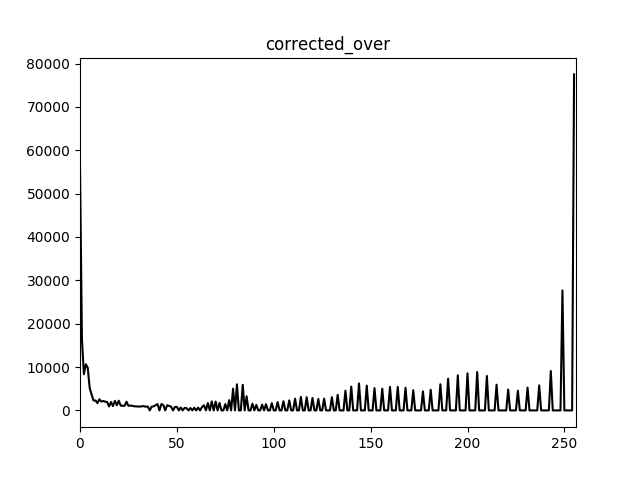
#> input picture image_processing/qc_381/hw2/q1/corrected_over.png, 640 x 480 px, given in place of pic.jpg, which was not available
$ python q4.py
#> lines starting #> are read from the running program, lines starting #| are printed output that depends on the picture; pictures that were not available may be replaced by others from this repository, and a replacement may not be noted
import numpy as np
import cv2
import matplotlib.pyplot as plt
import math


#<input>  box_size: the length of one side of kernel box
#<output> a box kernel according to the box size indicated
def produce_box_kernel(box_size):
    return np.float32([[1 / (box_size * box_size)] * box_size] * box_size);

#<input> img:  gray scale image
#<output>:     normalize gray scale image(0 <= pixel <= 1)
def normalize(img):
    (rows, cols) = (len(img), len(img[0]))
    flat_img     = np.ravel(img)
    (low, high) = (min(flat_img),max(flat_img))
    ret_img = np.zeros((rows,cols),'float32')
    for i in range(rows):
        for j in range(cols):
                ret_img[i,j] = (img[i,j] - low) / (high - low)
                assert ret_img[i,j] >= 0 and ret_img[i,j] <= 1
    return ret_img

#<input> theta: standard deviation for kernel
#<input> K: coefficient for gaussian kernel
def produce_gaussian_kernel(theta, K):
    #gain odd size
    size       = int((6 * theta) // 2) * 2 + 1
    ret_kernel = np.zeros((size,size),'float32')
    for i in range(size):
        for j in range(size):
            (s, t) = (i - size // 2, j - size // 2)
            ret_kernel[i,j] = K * math.exp(-(pow(s,2) + pow(t,2)) / (2 * pow(theta,2)))
    return ret_kernel

def question1():
    img  = cv2.cvtColor(cv2.imread('./orig_images/pic.jpg'), cv2.COLOR_BGR2GRAY)
#> img: shape (480, 640); min 0, max 255, mean 247
    cv2.imwrite("./question1/orig_img.jpg", img);

    #apply box kernel
    box_size     = len(img) // 20
#> box_size = 24
    box_filter   = produce_box_kernel(box_size)
#> in produce_box_kernel, `return np.float32([[1 / (box_size * box_size)] * box_size] * box_size);`: returned value: shape (24, 24) float32; every value is 0.00174
    box          = cv2.filter2D(img, -1, box_filter)
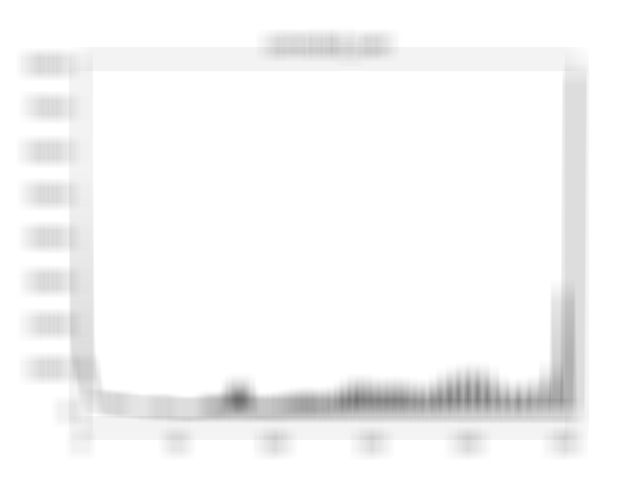
#> box: shape (480, 640); min 108, max 255, mean 247
    cv2.imwrite("./question1/box_filtered_img.jpg", box);

    #apply gaussian kernel
    gaussian_filter   = produce_gaussian_kernel(5, 0.005)
    gaussian_over     = cv2.filter2D(img, -1, gaussian_filter)
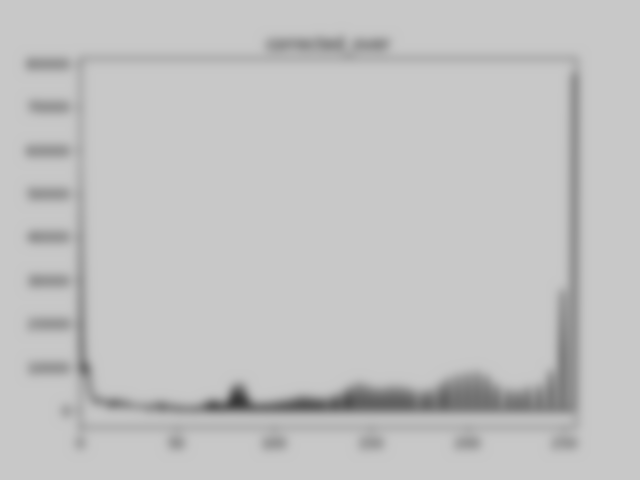
#> gaussian_over: shape (480, 640); min 57, max 200, mean 193.6
    cv2.imwrite("./question1/gaussian_filtered_img.jpg", gaussian_over);

def question2():
    img  = cv2.cvtColor(cv2.imread('./orig_images/pic.jpg'), cv2.COLOR_BGR2GRAY)
    cv2.imwrite("./question2/orig_img.jpg", img);

    #sobel kernel
    sobel_px  = np.float32([[-1,-2,-1],[0,0,0],[1,2,1]])
    sobel_py  = np.float32([[-1,0,1],[-2,0,2],[-1,0,1]])
    sobel_img = abs(cv2.filter2D(img, -1, sobel_px)) + abs(cv2.filter2D(img, -1, sobel_py))
    cv2.imwrite("./question2/sobel_img.jpg", sobel_img);

    #rober kernel
    robert_px  = np.float32([[0,0,0],[0,-1,1],[0,0,0]])
    robert_py  = np.float32([[0,0,0],[0,-1,0],[0,1,0]])
    robert_img = abs(cv2.filter2D(img, -1, robert_px)) + abs(cv2.filter2D(img, -1, robert_py))
    cv2.imwrite("./question2/robert_img.jpg", robert_img);


def question3():
    img  = cv2.cvtColor(cv2.imread('./orig_images/pic.jpg'), cv2.COLOR_BGR2GRAY)
    cv2.imwrite("./question3/orig_img.jpg", img);

    #second order derivative kernel
    second_deri  = np.float32([[0,-1,0],[-1,4,-1],[0,-1,0]])
    second_deri_img = cv2.filter2D(img, -1, second_deri)
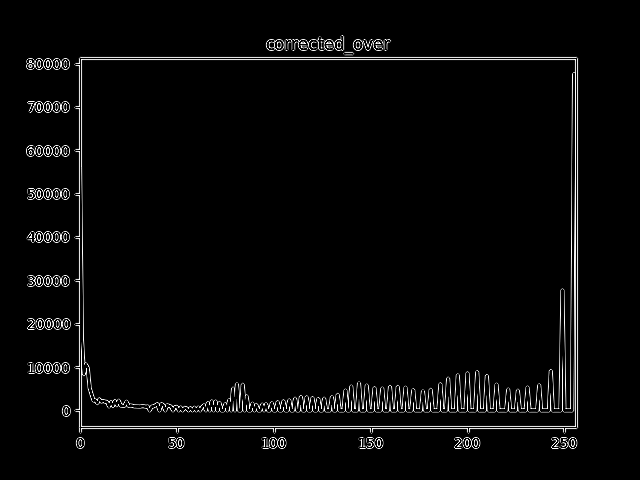
#> second_deri_img: shape (480, 640); min 0, max 255, mean 7.2
    cv2.imwrite("./question3/second_derivative_img.jpg", second_deri_img);

def question4():
    img  = cv2.cvtColor(cv2.imread('./orig_images/blurred_pic.png'), cv2.COLOR_BGR2GRAY)
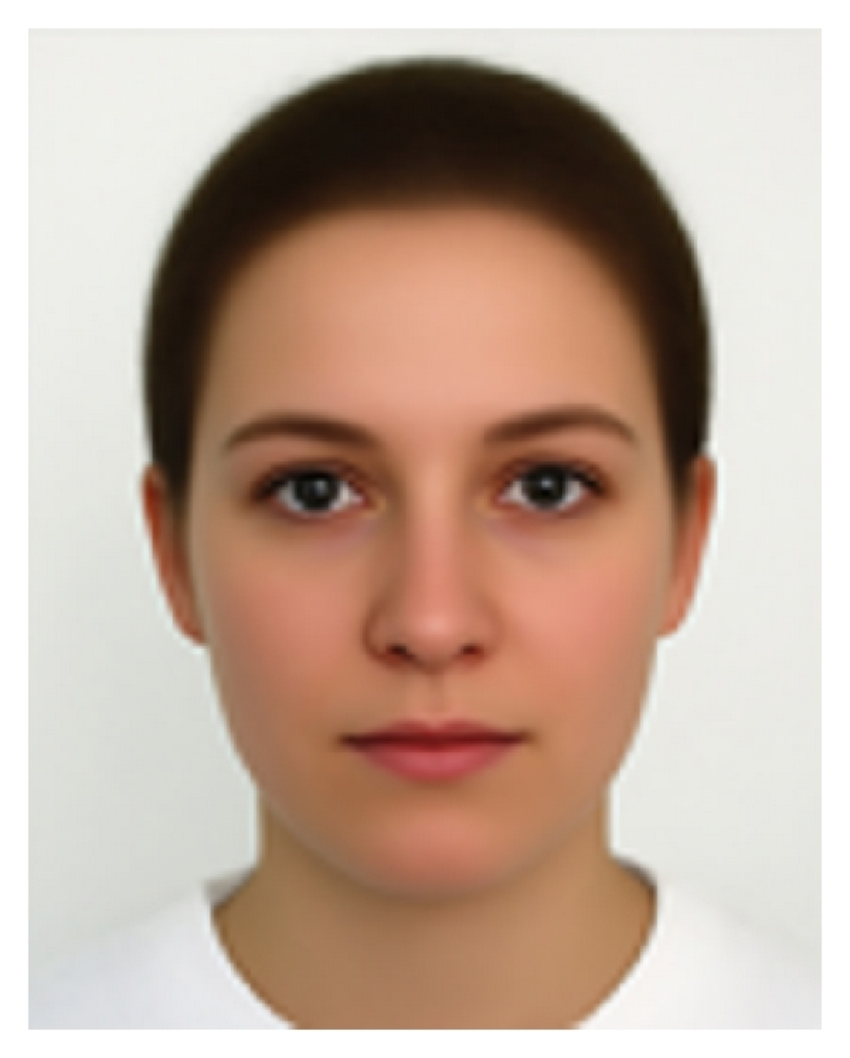
#> input picture image_processing/qc_381/hw2/q4/orig_images/blurred_pic.png, 850 x 1058 px
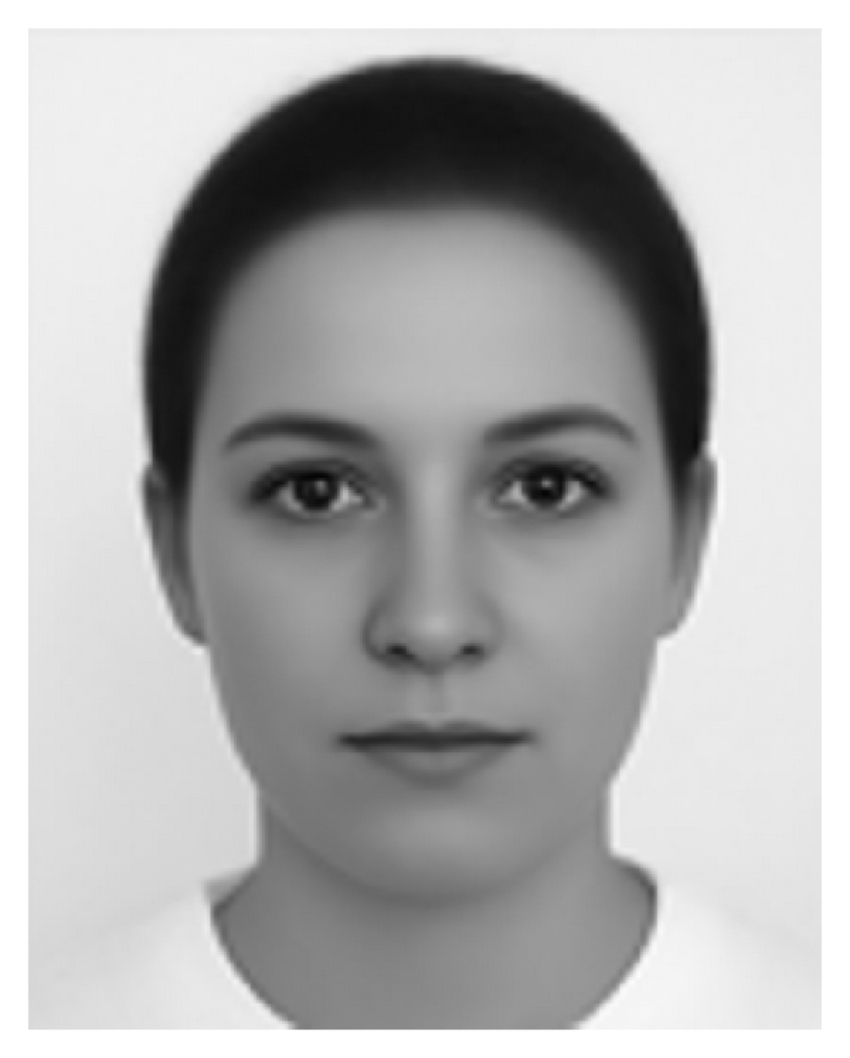
#> img: shape (1058, 850); min 2, max 255, mean 175.4

    #produce blur image by applying box kernel
    box_size     = len(img) // 170
#> box_size = 6
    box_filter   = produce_box_kernel(box_size)
#> box_filter = [[0.0278, 0.0278, 0.0278, 0.0278, 0.0278, 0.0278], [0.0278, 0.0278, 0.0278, 0.0278, 0.0278, 0.0278], [0.0278, 0.0278, 0.0278, 0.0278, 0.0278, 0.0278], [0.0278, 0.0278, 0.0278, 0.0278, 0.0278, 0.0278], [0.0278, 0.0278, 0.0278, 0.0278, 0.0278, 0.0278], [0.0278, 0.0278, 0.0278, 0.0278, 0.0278, 0.0278]]
    subtracted_img  = (img - cv2.filter2D(img, -1, box_filter)) / 15
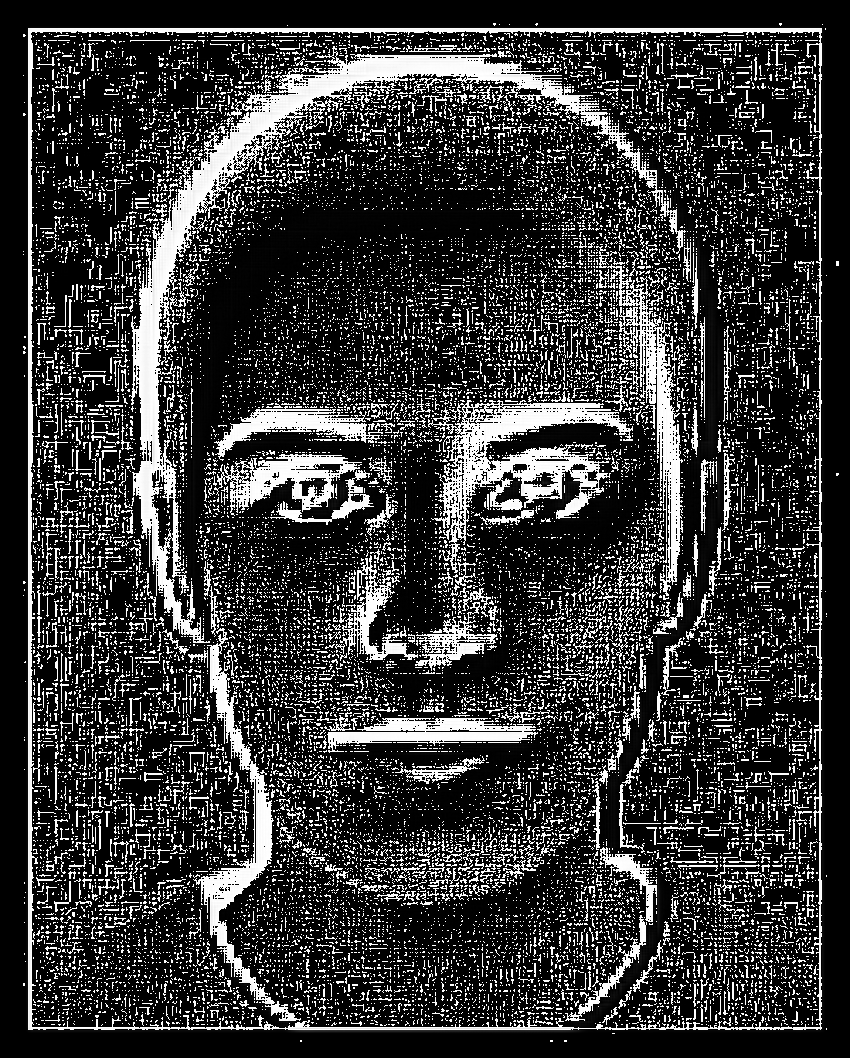
#> subtracted_img: shape (1058, 850) float64; min 0, max 17, mean 3.64; drawn with min black and max white

    #highboost operation
    highboost         = img + 2 * subtracted_img
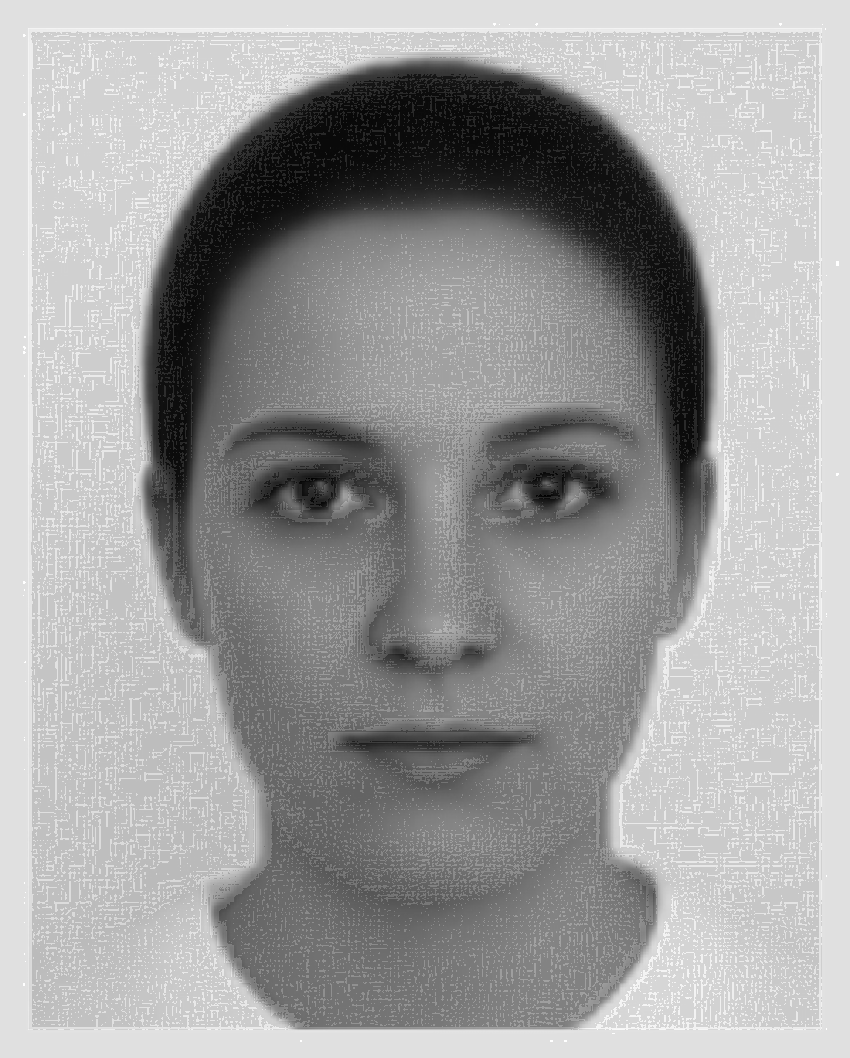
#> highboost: shape (1058, 850) float64; min 9, max 288, mean 182.7; drawn with min black and max white

    #unsharp operation
    unsharp           = img + subtracted_img
    cv2.imwrite("./question4/orig_img.jpg", img);
    cv2.imwrite("./question4/subtracted_img.jpg", subtracted_img);
    cv2.imwrite("./question4/highboost_img.jpg", highboost);
    cv2.imwrite("./question4/unsharp_img.jpg", unsharp);


def main():
    question1()
    question2()
    question3()
    question4()

if __name__ == "__main__":
    main()
